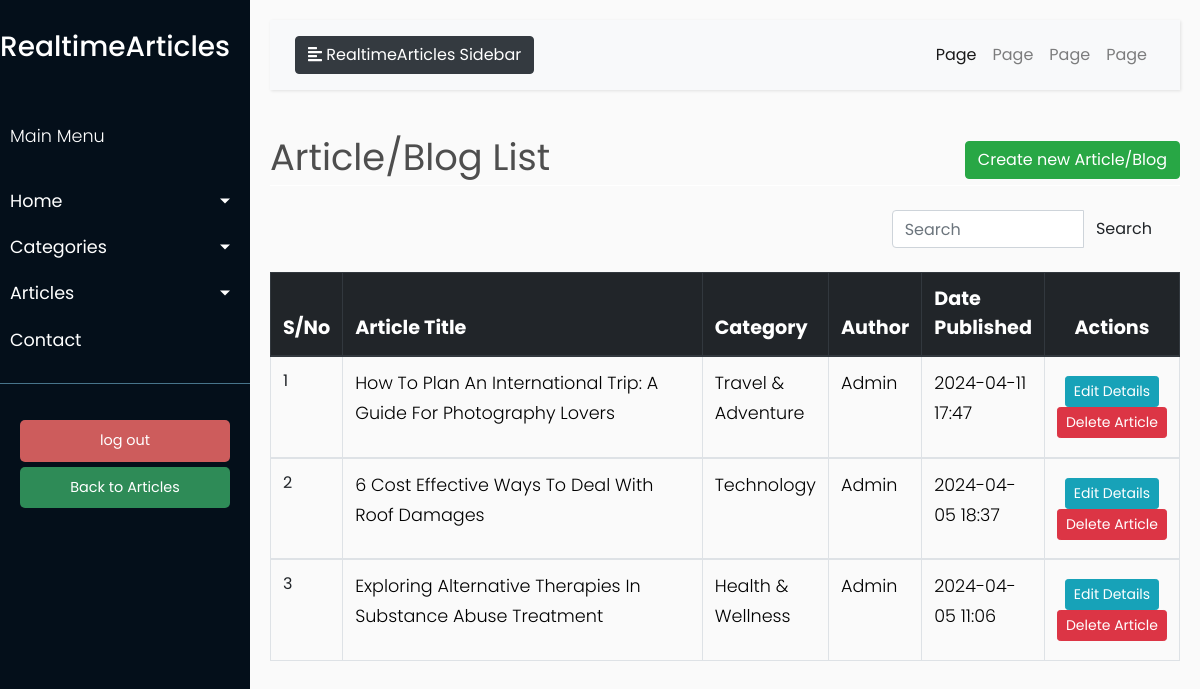
The app's page /article_list (signed in), older data.
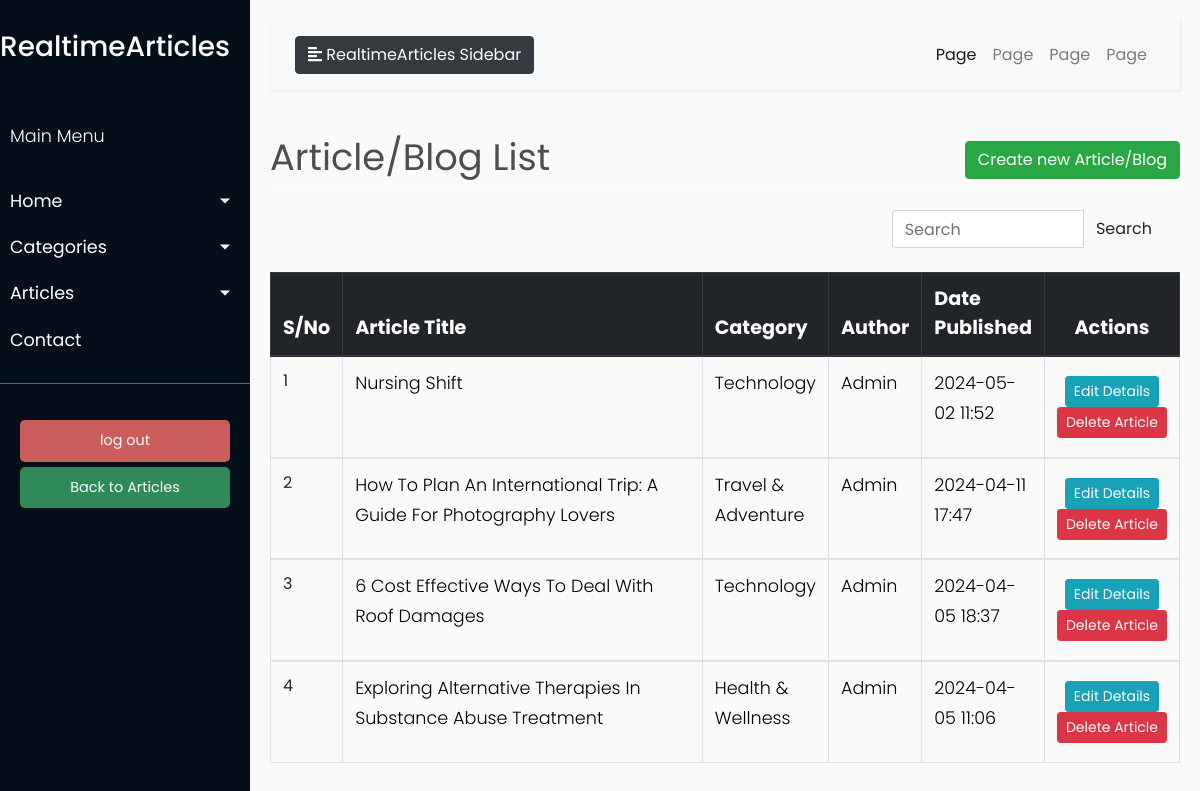
The same page, newer data.
### models/models.py (models this page shows, shortened)
class Article(db.Model):
    __tablename__ = 'article'
    id = db.Column(db.Integer, primary_key=True)
    main_title = db.Column(db.String(100), nullable=False)
    main_content = db.Column(db.Text, nullable=True)
    date_published = db.Column(db.DateTime, default=datetime.utcnow)
    author_id = db.Column(db.Integer, db.ForeignKey('user.id'), nullable=False)
    category_id = db.Column(db.Integer, db.ForeignKey('category.id'), nullable=False)
    main_image = db.Column(db.String(100), nullable=True)  # Path to main image
    author = db.relationship('User', backref='articles')
    category = db.relationship('Category', backref='articles')

### blueprints/article.py (the view)
@article.route('/article_list')
@login_required
def article_list():
    title = 'Article/Blog List'
    search_term = request.args.get('q', '')  # Get the search term from the query parameter
    if search_term:
        articles= Article.query.filter(Article.main_title.ilike(f'%{search_term}%')).all()
    else:
        articles=Article.query.order_by(Article.date_published.desc()).all()
    for article in articles:
        category = Category.query.get(article.category_id)
        author = User.query.get(article.author_id)
        article.category_name = category.name if category else 'N/A'
        article.author_name = author.username if author else 'N/A'
        words = article.main_content.split()  # Split content into words
        if len(words) > 50:
            article.main_content = ' '.join(words[:50]) + '...'  # Join first 50 words
    return render_template('admin/articles/article_list.html', title=title,
                           articles=articles)

### app.py (called while the page is built)
@login.user_loader
def load_user(user_id):
    return User.query.get(int(user_id))

### templates/admin/articles/article_list.html (shortened to what this page needs)
{% extends "admin/base.html" %}
{% block content %}
    <div class="row" style="color: #4e4e4e; font-style: bold; font-size: 2.3rem; ">
        <div class="col-md-8">{{ title }}</div>
        <div class="col-md-4">
            <div class="float-md-right">
                <a class="btn btn-success" href="{{ url_for('article.create_article') }}">Create new Article/Blog</a>
            </div>
        </div>
    </div>
    <div style="border-bottom: 1px solid white;"></div>
    <br>
    <table class="table table-css table-bordered table-hover">
        <div class="container">
            <div class="row justify-content-end">
                <div class="col-md-4">
                    <form method="get" class="search-form" action="{{ url_for('article.article_list') }}">
                        <div class="input-group">
                            <input type="text" class="form-control" placeholder="Search" aria-label="Search"
                                   aria-describedby="button-addon2" id="search-input" name="q">
                            <div class="input-group-append">
                                <button class="btn btn-pink" type="submit" id="button-addon2">Search</button>
                            </div>
                        </div>
                    </form>
                </div>
            </div>
        </div>
        <br>
        <thead class="thead-dark align-middle">
        <tr style="background-color: #343a40; font-size: 1.2rem; color: white; text-transform: capitalize; height: 40px">
            <th width="5%">S/No</th>
            <th width="40%">Article Title</th>
            <th width="10%">Category</th>
            <th width="10%">Author</th>
            <th width="10%">Date Published</th>
            <th style="text-align: center">Actions</th>
        </tr>
        </thead>
        {% if articles %}
            {% for article in articles %}
                <tbody>
                <tr id="article-list">
                    <td>{{ loop.index }}</td>
                    <td>
                        <p style="text-transform: capitalize; color:black">{{ article.main_title }} </p>
                    </td>
                    <td>
                        <p style="text-transform: capitalize; color:black">{{ article.category_name }} </p>
                    </td>
                    <td>
                        <p style="text-transform: capitalize; color:black">{{ article.author_name }} </p>
                    </td>
                    <td>
                        <p style="text-transform: capitalize; color:black">{{ article.date_published.strftime('%Y-%m-%d %H:%M') }}</p>
                    </td>
                    <td class="align-middle  text-center">
                        <div class="d-inline-block align-middle">
                            <a href="{{ url_for('article.update_article', article_id = article.id) }}"
                               class="btn btn-info btn-sm">Edit
                                Details</a>
                            <a href="{{ url_for('article.delete_article', article_id = article.id) }}"
                               class="btn btn-danger btn-sm"> Delete
                                Article </a>
                        </div>
                    </td>
                </tr>
                </tbody>
            {% endfor %}
        {% endif %}
    </table>
{% endblock content %}

### templates/admin/base.html (shortened to what this page needs)
<!DOCTYPE html>
<html lang="en">
<head>
    <link href="https://stackpath.bootstrapcdn.com/bootstrap/4.3.1/css/bootstrap.min.css" rel="stylesheet">
    <link rel="stylesheet" href="https://stackpath.bootstrapcdn.com/bootstrap/4.1.0/css/bootstrap.min.css"
>
    <link rel="stylesheet" href="/static/css/admin_css/style.css">
</head>
<body>
<div class="wrapper">
    <nav id="sidebar">
        <div class="sidebar-header">
            <a href="{{ url_for('home.index') }}"><h3> RealtimeArticles </h3></a>
        </div>
        <ul class="list-unstyled components">
            <p>Main Menu</p>
            <li>
                <a href="#homeSubmenu" data-toggle="collapse" aria-expanded="false" class="dropdown-toggle">Home</a>
            </li>
            <li>
                <a href="#CategorySubmenu" data-toggle="collapse" aria-expanded="false" class="dropdown-toggle">Categories</a>
            </li>
            <li>
                <a href="#ArticleSubmenu" data-toggle="collapse" aria-expanded="false"
                   class="dropdown-toggle">Articles</a>
            </li>
            <li>
                <a href="#">Contact</a>
            </li>
        </ul>
        <ul class="list-unstyled CTAs">
            <li>
                <a href="{{ url_for('user.logout') }}" class="download">log out</a>
            </li>
            <li>
                <a href="{{ url_for('home.index') }}" class="article">Back to Articles</a>
            </li>
        </ul>
    </nav>
    <div id="content">
        <nav class="navbar navbar-expand-lg navbar-light bg-light">
            <div class="container-fluid">
                <button type="button" id="sidebarCollapse" class="btn btn-dark">
                    <i class="fas fa-align-left"></i>
                    <span>RealtimeArticles Sidebar</span>
                </button>
                <div class="collapse navbar-collapse" id="navbarSupportedContent">
                    <ul class="nav navbar-nav ml-auto">
                        <li class="nav-item active">
                            <a class="nav-link" href="#">Page</a>
                        </li>
                        <li class="nav-item">
                            <a class="nav-link" href="#">Page</a>
                        </li>
                        <li class="nav-item">
                            <a class="nav-link" href="#">Page</a>
                        </li>
                        <li class="nav-item">
                            <a class="nav-link" href="#">Page</a>
                        </li>
                    </ul>
                </div>
            </div>
        </nav>
        {% block content %}
        {% endblock content %}
    </div>
</div>
</body>
</html>

### static/css/admin_css/style.css (style rules this page uses)
body { font-family: 'Poppins', sans-serif; background: #fafafa; }
p { font-family: 'Poppins', sans-serif; font-size: 1.1em; font-weight: 300; line-height: 1.7em; color: #999; }
a, a:hover, a:focus { color: inherit; text-decoration: none; transition: all 0.3s; }
.navbar { padding: 15px 10px; background: #fff; border: none; border-radius: 0; margin-bottom: 40px; box-shadow: 1px 1px 3px rgba(0, 0, 0, 0.1); }
.wrapper { display: flex; width: 100%; align-items: stretch; }
#sidebar { min-width: 250px; max-width: 250px; background: #040f1a; color: #fff; transition: all 0.3s; }
#sidebar .sidebar-header { padding-top: 30px; padding-bottom: 20px; background: #040f1a; }
#sidebar ul.components { padding: 20px 0; border-bottom: 1px solid #47748b; }
#sidebar ul p { color: #fff; padding: 10px; }
#sidebar ul li a { padding: 10px; font-size: 1.1em; display: block; }
a[data-toggle="collapse"] { position: relative; }
.dropdown-toggle::after { display: block; position: absolute; top: 50%; right: 20px; transform: translateY(-50%); }
ul.CTAs { padding: 20px; }
ul.CTAs a { text-align: center; font-size: 0.9em !important; display: block; border-radius: 5px; margin-bottom: 5px; }
a.download { background: indianred; color: #FFFFFF; }
a.article { background: seagreen; color: white; }
#content { width: 100%; padding: 20px; min-height: 100vh; transition: all 0.3s; }

Row changes from the older to the newer data that the page shows:
added Article: main_title "Nursing Shift", category_name "Technology", author_name "Admin", date_published "2024-05-02 11:52"
